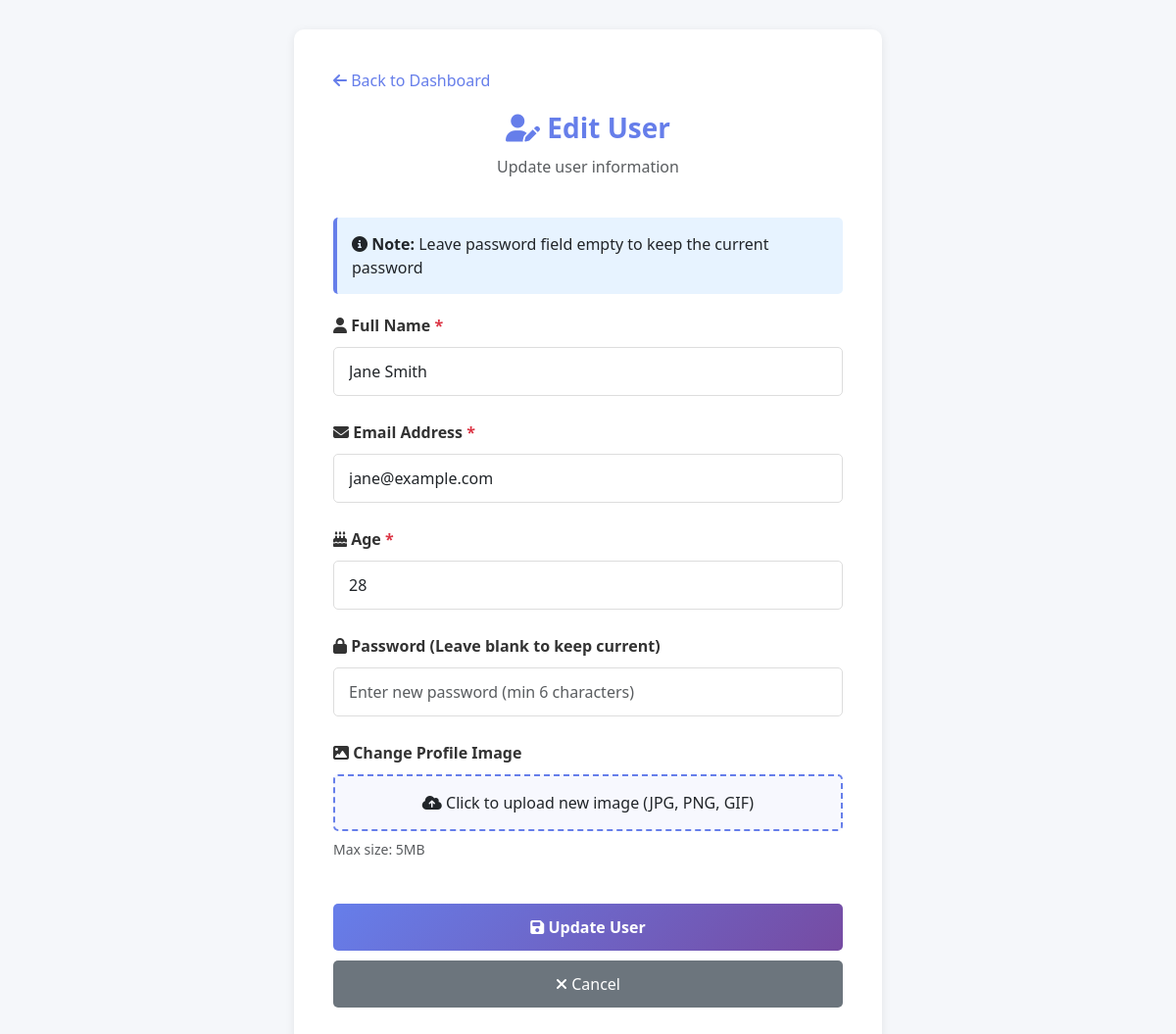
/edit.php?id=3 (signed in), run on the app's committed database.
### tables this page shows
CREATE TABLE `users` (
    `id` INT PRIMARY KEY AUTO_INCREMENT,
    `full_name` VARCHAR(100) NOT NULL,
    `email` VARCHAR(100) NOT NULL UNIQUE,
    `username` VARCHAR(100) UNIQUE,
    `phone` VARCHAR(20),
    `address` VARCHAR(255),
    `age` INT,
    `password` VARCHAR(255) NOT NULL,
    `profile_image` VARCHAR(255),
    `created_at` TIMESTAMP DEFAULT CURRENT_TIMESTAMP,
    `updated_at` TIMESTAMP DEFAULT CURRENT_TIMESTAMP ON UPDATE CURRENT_TIMESTAMP,
    INDEX `idx_created_at` (`created_at`)
);

### edit.php (the view, shortened to what this page needs)
<?php
require_once 'config/db.php';
$user_id = isset($_GET['id']) ? (int)$_GET['id'] : 0;
$result = $conn->query("SELECT * FROM users WHERE id = $user_id");
$user = $result->fetch_assoc();
?>
<!DOCTYPE html>
<html lang="en">
<head>
    <link href="https://cdn.jsdelivr.net/npm/bootstrap@5.3.0/dist/css/bootstrap.min.css" rel="stylesheet">
    <link rel="stylesheet" href="https://cdnjs.cloudflare.com/ajax/libs/font-awesome/6.4.0/css/all.min.css">
</head>
<body>
    <div class="form-container">
        <a href="dashboard.php" class="back-link">
            <i class="fas fa-arrow-left"></i> Back to Dashboard
        </a>
        <div class="form-header">
            <h1><i class="fas fa-user-edit"></i> Edit User</h1>
            <p class="text-muted">Update user information</p>
        </div>
        <div class="info-box">
            <strong><i class="fas fa-info-circle"></i> Note:</strong> Leave password field empty to keep the current password
        </div>
        <form method="POST" enctype="multipart/form-data" id="editUserForm">
            <div class="form-group">
                <label for="full_name" class="form-label">
                    <i class="fas fa-user"></i> Full Name <span class="text-danger">*</span>
                </label>
                <input type="text" class="form-control" id="full_name" name="full_name"
                       value="<?php echo htmlspecialchars($user['full_name']); ?>" required>
            </div>
            <div class="form-group">
                <label for="email" class="form-label">
                    <i class="fas fa-envelope"></i> Email Address <span class="text-danger">*</span>
                </label>
                <input type="email" class="form-control" id="email" name="email"
                       value="<?php echo htmlspecialchars($user['email']); ?>" required>
            </div>
            <div class="form-group">
                <label for="age" class="form-label">
                    <i class="fas fa-birthday-cake"></i> Age <span class="text-danger">*</span>
                </label>
                <input type="number" class="form-control" id="age" name="age" min="18" max="100"
                       value="<?php echo $user['age']; ?>" required>
            </div>
            <div class="form-group">
                <label for="password" class="form-label">
                    <i class="fas fa-lock"></i> Password (Leave blank to keep current)
                </label>
                <input type="password" class="form-control" id="password" name="password"
                       placeholder="Enter new password (min 6 characters)">
            </div>
            <div class="form-group">
                <label for="profile_image" class="form-label">
                    <i class="fas fa-image"></i> Change Profile Image
                </label>
                <label for="profile_image" class="file-input-label">
                    <span id="file-name"><i class="fas fa-cloud-upload-alt"></i> Click to upload new image (JPG, PNG, GIF)</span>
                </label>
                <small class="text-muted d-block mt-2">Max size: 5MB</small>
            </div>
            <button type="submit" class="btn btn-submit">
                <i class="fas fa-save"></i> Update User
            </button>
            <a href="dashboard.php" class="btn-cancel">
                <i class="fas fa-times"></i> Cancel
            </a>
        </form>
    </div>
</body>
</html>

### edit.php (style rules this page uses)
body { background: #f5f7fa; padding: 30px 20px; }
.form-container { background: white; border-radius: 10px; box-shadow: 0 2px 10px rgba(0, 0, 0, 0.08); max-width: 600px; margin: 0 auto; padding: 40px; }
.form-header { text-align: center; margin-bottom: 40px; }
.form-header h1 { color: #667eea; font-size: 28px; font-weight: bold; margin-bottom: 10px; }
.form-group { margin-bottom: 25px; }
.form-label { font-weight: 600; color: #333; margin-bottom: 10px; display: block; }
.form-control { border: 1px solid #ddd; padding: 12px 15px; border-radius: 5px; transition: all 0.3s; }
.file-input-label { display: block; padding: 15px; border: 2px dashed #667eea; border-radius: 5px; text-align: center; cursor: pointer; transition: all 0.3s; background: rgba(102, 126, 234, 0.05); }
.btn-submit { background: linear-gradient(135deg, #667eea 0%, #764ba2 100%); border: none; color: white; padding: 12px 30px; border-radius: 5px; font-weight: bold; width: 100%; transition: all 0.3s; margin-top: 20px; }
.btn-cancel { background: #6c757d; color: white; padding: 12px 30px; border-radius: 5px; text-decoration: none; display: inline-block; transition: all 0.3s; margin-top: 10px; width: 100%; text-align: center; }
.back-link { display: inline-block; margin-bottom: 20px; color: #667eea; text-decoration: none; transition: all 0.3s; }
.info-box { background: #e7f3ff; border-left: 4px solid #667eea; padding: 15px; border-radius: 5px; margin-bottom: 20px; }

### data on the page
users: full_name "Jane Smith", email "jane@example.com", age "28"
